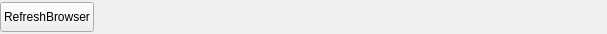
<?xml version="1.0" encoding="UTF-8"?>
<ui version="4.0">
 <class>AFQBrowserSourceToolbar</class>
 <widget class="QWidget" name="AFQBrowserSourceToolbar">
  <property name="geometry">
   <rect>
    <x>0</x>
    <y>0</y>
    <width>607</width>
    <height>34</height>
   </rect>
  </property>
  <property name="minimumSize">
   <size>
    <width>0</width>
    <height>34</height>
   </size>
  </property>
  <property name="maximumSize">
   <size>
    <width>16777215</width>
    <height>34</height>
   </size>
  </property>
  <property name="windowTitle">
   <string>Form</string>
  </property>
  <layout class="QHBoxLayout" name="horizontalLayout_2">
   <property name="spacing">
    <number>8</number>
   </property>
   <property name="leftMargin">
    <number>0</number>
   </property>
   <property name="topMargin">
    <number>0</number>
   </property>
   <property name="rightMargin">
    <number>0</number>
   </property>
   <property name="bottomMargin">
    <number>0</number>
   </property>
   <item>
    <widget class="QPushButton" name="pushButton_Refresh">
     <property name="minimumSize">
      <size>
       <width>0</width>
       <height>30</height>
      </size>
     </property>
     <property name="maximumSize">
      <size>
       <width>16777215</width>
       <height>30</height>
      </size>
     </property>
     <property name="text">
      <string>RefreshBrowser</string>
     </property>
    </widget>
   </item>
   <item>
    <spacer name="horizontalSpacer">
     <property name="orientation">
      <enum>Qt::Horizontal</enum>
     </property>
     <property name="sizeHint" stdset="0">
      <size>
       <width>40</width>
       <height>20</height>
      </size>
     </property>
    </spacer>
   </item>
  </layout>
 </widget>
 <resources/>
 <connections/>
</ui>
